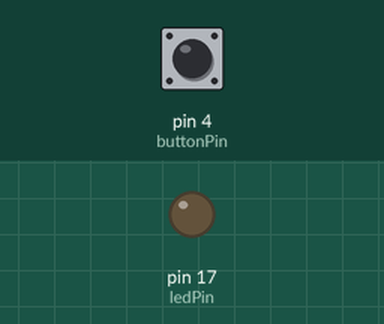
Simulated run of this sketch. Board: Arduino Uno, built with avr-gcc and run on an emulated ATmega328P. Parts: output pins drawn as LEDs (lit = HIGH). The test bench sets the inputs (shaded band); at power-on: pin 4 (buttonPin) HIGH. What the sketch prints to the serial monitor is not drawn.

Above: at 0.15 s.
Timing chart, 0 to 1.8 s (numbered marks = the images above):
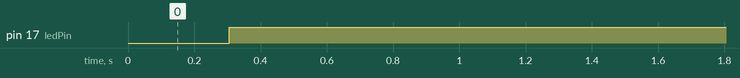

The sketch:

chong_nhieu_nut_an.ino
```cpp
const int buttonPin = 4;    // the number of the pushbutton pin
const int ledPin = 17;      // the number of the LED pin

// Variables will change:
int ledState;         // the current state of the output pin
int buttonState;             // the current reading from the input pin
int lastButtonState;   // the previous reading from the input pin

// the following variables are unsigned longs because the time, measured in
// milliseconds, will quickly become a bigger number than can be stored in an int.
unsigned long lastDebounceTime = 0;  // the last time the output pin was toggled
unsigned long debounceDelay = 300;    // the debounce time; increase if the output flickers

void setup() {
  Serial.begin(9600);
  pinMode(buttonPin, INPUT_PULLUP);
  pinMode(ledPin, OUTPUT);
}

void loop() {
  if (digitalRead(buttonPin) != lastButtonState) {          // Nút được nhấn hoặc nhả
    lastDebounceTime = millis();                            // Gán thời gian ấn nút
  }
  Serial.println(millis() - lastDebounceTime);
  if ((millis() - lastDebounceTime) > debounceDelay) {      // Bấm nút được đủ thời gian debounceDelay thì thực hiện lệnh
    if (digitalRead(buttonPin) != buttonState) {            // Kiểm tra trạng thái hiện tại với trạng thái nút bấm lần bấm trước
      buttonState = digitalRead(buttonPin);                 // Lưu trạng thái bấm nút mới
      if (buttonState == HIGH) {                            // Nếu nút đã được nhả thì thay đổi trạng thái led
        ledState = !ledState;
      }
    }
  }
  digitalWrite(ledPin, ledState);
  lastButtonState = digitalRead(buttonPin);                 // Liên tục cập nhật trạng thái nút nhấn
}
```

Measured:
- by itself, pin 17 (ledPin): LOW → HIGH at 0.31 s
